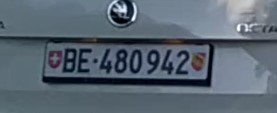
#> input picture white_plate.jpg, 277 x 113 px
$ python -i white_plate.py   (imports and definitions only)   (older library calls are emulated)
#> lines starting #> are read from the running program, lines starting #| are printed output that depends on the picture; after the words box and inside, x2 and y2 are one past the last pixel; in counts of white or black regions, pixels touching at a corner belong together
#> further down, picture is the input picture: shape (113, 277, 3); mean B, G, R 114.1, 102, 89.5
import cv2
import matplotlib.pyplot as plt
import numpy as np


def apply_threshold(image):
    # Convert to grayscale
    gray = cv2.cvtColor(image, cv2.COLOR_BGR2GRAY)
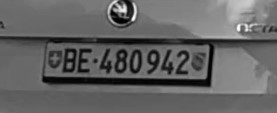
#> gray: shape (113, 277); min 1, max 253, mean 99.6

    # Apply Sobel operator to find edges
    sobelx = cv2.Sobel(gray, cv2.CV_64F, 1, 0, ksize=3)  # Horizontal edges
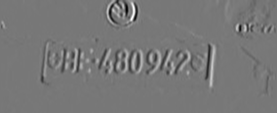
#> sobelx: shape (113, 277) float64; min -639, max 720, mean 0.2; drawn with min black and max white
    sobely = cv2.Sobel(gray, cv2.CV_64F, 0, 1, ksize=3)  # Vertical edges
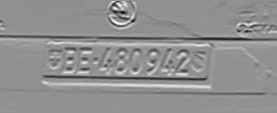
#> sobely: shape (113, 277) float64; min -600, max 456, mean -1.9; drawn with min black and max white

    # Compute the magnitude of the gradients and make edges more pronounced
    magnitude = np.sqrt(sobelx**2 + sobely**2)
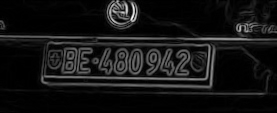
#> magnitude: shape (113, 277) float64; min 0, max 773.5, mean 62.6; drawn with min black and max white
    magnitude = np.uint8(np.clip((magnitude / magnitude.max()) * 255, 0, 255))

    # Apply a stronger threshold to keep only the strongest edges
    _, thresholded = cv2.threshold(magnitude, 50, 255, cv2.THRESH_BINARY)
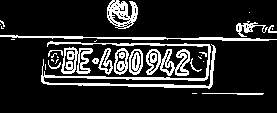
#> thresholded: shape (113, 277); 15.5% white in thin lines or dots, all inside (x1, y1, x2, y2) = (0, 0, 277, 95)
    cv2.imshow("threshhold", thresholded)
    return image

>>> import cv2
>>> picture = cv2.imread('white_plate.jpg')
>>> result = apply_threshold(picture)
